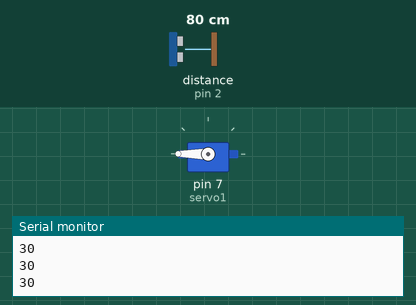
This sketch was run on a simulated Arduino Uno, built with avr-gcc and run on an emulated ATmega328P. On the bench: servo, the last lines printed to the serial monitor. Wiring (inferred from the names in the program): ultrasonic range finder: trigger pin 3; echo pin 2. Inputs (shaded band) come from the test bench; at power-on: distance to the obstacle (sensor on pin 2) 80 cm. The echo pulse lasts 58.3 µs per cm.

Above: at 1.2 s.
1.3 s: distance to the obstacle (sensor on pin 2) set to 2 cm
At 1.9 s:
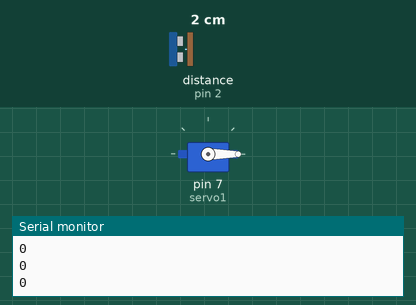
2.9 s: distance to the obstacle (sensor on pin 2) set to 9 cm
At 3.5 s:
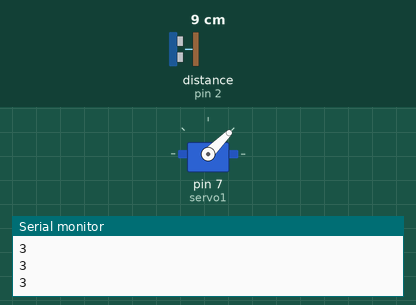
4.5 s: distance to the obstacle (sensor on pin 2) set to 18 cm
At 5.2 s:
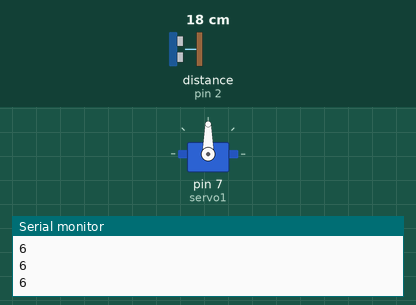
6.0 s: distance to the obstacle (sensor on pin 2) set to 299 cm
At 7.3 s:
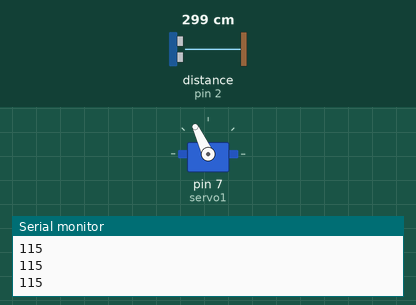
7.6 s: distance to the obstacle (sensor on pin 2) set to 35 cm
At 8.2 s:
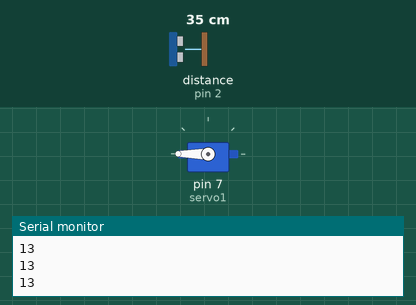
Timing chart, 0 to 10.2 s (numbered marks = the images above; inputs shaded):
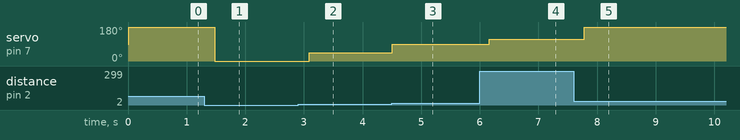

Measured:
- after the input at 1.3 s, servo on pin 7 (servo1): 180° → 0° after 0.18 s
- after the input at 2.9 s, servo on pin 7 (servo1): 0° → 45° after 0.19 s
- after the input at 4.5 s, servo on pin 7 (servo1): 45° → 90° at once
- after the input at 6.0 s, servo on pin 7 (servo1): 90° → 115° after 0.16 s
- after the input at 7.6 s, servo on pin 7 (servo1): 115° → 180° after 0.19 s

The sketch:

Hello_Functions.ino
```cpp
//Alden Dent
//Hello Functions

#include <Servo.h>
#include "Arduino.h"
#include <Wire.h>
const int trigPin = 3;
const int echoPin = 2;
Servo servo1;
void setup()
{
	pinMode(trigPin, OUTPUT);
	pinMode(echoPin, INPUT);
	servo1.attach(7);
	Serial.begin(9600);
}

void loop()
{
Serial.println(GetDistance());
rotate();
delay(200);
}

int GetDistance(){
	long duration;
	int distance;
	digitalWrite(trigPin, LOW);
	delayMicroseconds(2);
	digitalWrite(trigPin, HIGH);
	delayMicroseconds(10);
	digitalWrite(trigPin, LOW);
	duration = pulseIn(echoPin, HIGH);
	//distanceCm = duration * 0.0340 / 2;
	distance = duration * 0.01330 / 2;	//Turns the length of time into distance
	return distance;
}

void rotate(){
	servo1.write(GetDistance()*15);

}
```
